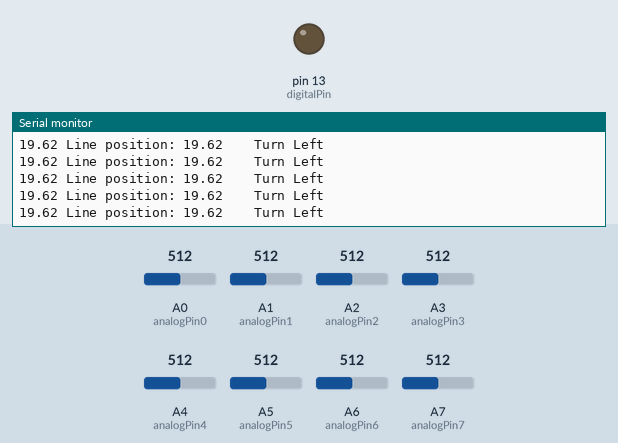
Simulated run of this sketch. Board: Arduino Nano, built with avr-gcc and run on an emulated ATmega328P. On the bench: output pins drawn as LEDs (lit = HIGH), the last lines printed to the serial monitor. The test bench sets the inputs (shaded band); at power-on: A4 (analogPin4) = 512, A3 (analogPin3) = 512, A2 (analogPin2) = 512, A0 (analogPin0) = 512, A1 (analogPin1) = 512, A5 (analogPin5) = 512, A6 (analogPin6) = 512, A7 (analogPin7) = 512.

Above: at 1.2 s.
1.3 s: A4 (analogPin4) set to 507
At 1.38 s:
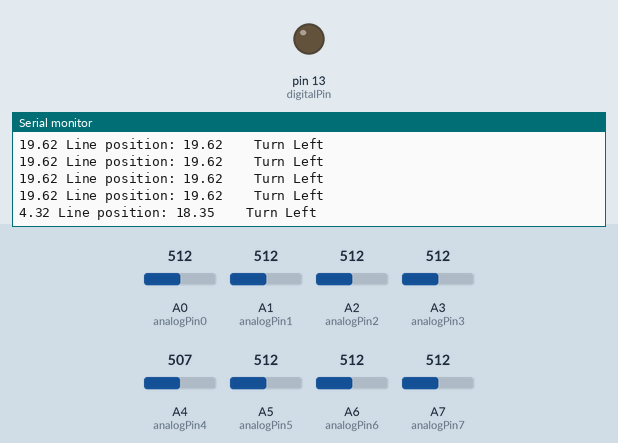
4.3 s: A3 (analogPin3) set to 544
At 4.31 s:
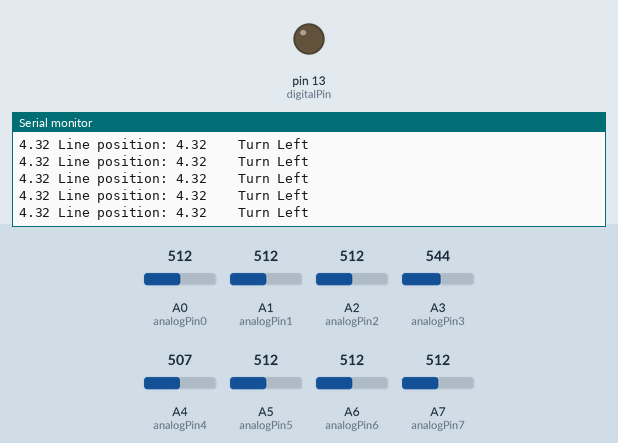
7.3 s: A3 (analogPin3) set to 565
At 7.31 s:
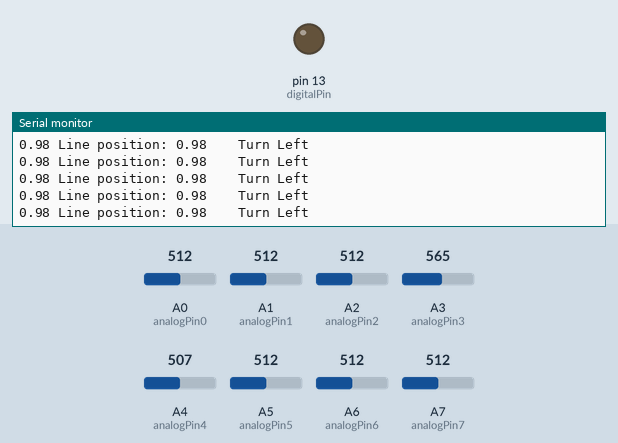
10.3 s: A2 (analogPin2) set to 494
At 10.33 s:
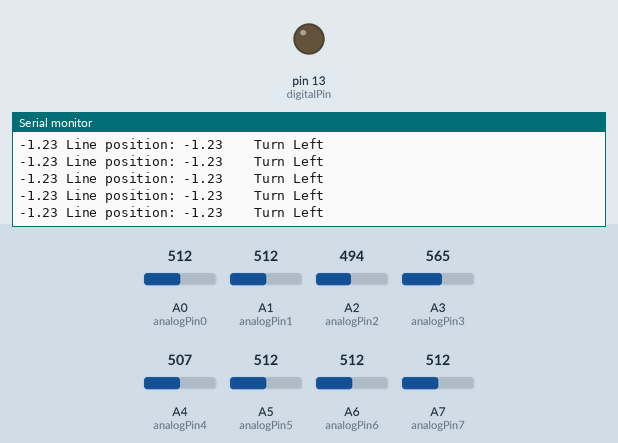
Timing chart, 0 to 13.3 s (numbered marks = the images above; inputs shaded):
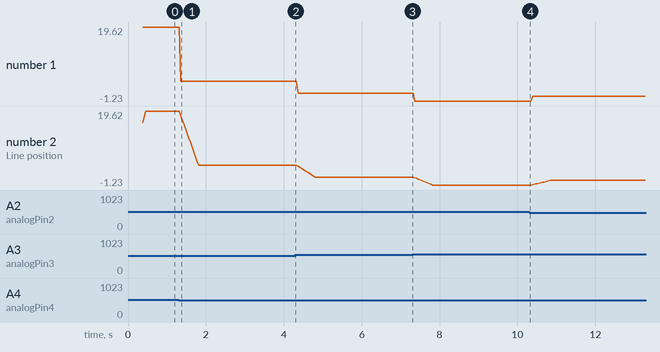

Measured:
- after the input at 1.3 s, the serial monitor: prints a new line after 0.06 s (image 1)
- plotted number 1: 19.62 → 4.32 after the input at 1.3 s, 4.32 → 0.98 after the input at 4.3 s, 0.98 → -1.23 after the input at 7.3 s, -1.23 → 0.04 after the input at 10.3 s
- plotted number 2: 19.62 → 4.32 after the input at 1.3 s, 4.32 → 0.98 after the input at 4.3 s, 0.98 → -1.23 after the input at 7.3 s, -1.23 → 0.04 after the input at 10.3 s

The sketch:

Lab01.ino
```cpp
int analogPin0 = A0;
int analogPin1 = A1;
int analogPin2 = A2;
int analogPin3 = A3;
int analogPin4 = A4;
int analogPin5 = A5;
int analogPin6 = A6;
int analogPin7 = A7;
int digitalPin = 13;
int sensorValue0 = 0;
int sensorValue1 = 1;
int sensorValue2 = 2;
int sensorValue3 = 3;
int sensorValue4 = 4;
int sensorValue5 = 5;
int sensorValue6 = 6;
int sensorValue7 = 7;


void setup() {
  pinMode(digitalPin, OUTPUT);
  Serial.begin(9600);
}
  int i = 0;

void loop() {

  if (i== 12){
    i=0;
    }

  // read the value from the sensor:
  sensorValue0 = analogRead(analogPin0);
  sensorValue1 = analogRead(analogPin1);
  sensorValue2 = analogRead(analogPin2);
  sensorValue3 = analogRead(analogPin3);
  sensorValue4 = analogRead(analogPin4);
  sensorValue5 = analogRead(analogPin5);
  sensorValue6 = analogRead(analogPin6);
  sensorValue7 = analogRead(analogPin7);

  float finalNumber = (0*(1024.0-sensorValue0) + 1000/7*(1024.0-sensorValue1) + 2000/7*(1024-sensorValue2) + 3000/7*(1024-sensorValue3) + 4000/7*(1024-sensorValue4) + 5000/7*(1024-sensorValue5) + 6000/7*(1024-sensorValue6) + 7000/7*(1024-sensorValue7))/((1024-sensorValue0)+(1024-sensorValue1)+(1024-sensorValue2)+(1024-sensorValue3)+(1024-sensorValue4)+(1024-sensorValue5)+(1024-sensorValue6)+(1024-sensorValue7));

 // declare an array
  float filter[12] ;

  filter[i] = finalNumber;

  float finalFinalNumber = ((filter[0]+filter[1]+filter[2]+filter[3]+filter[4]+filter[5]+filter[6]+filter[7]+filter[8]+filter[9]+filter[10]+filter[11])/12);
  Serial.print(finalNumber);
  Serial.print(" ");
  Serial.print("Line position: " );
  Serial.print(finalFinalNumber);
  if (finalFinalNumber > 500){
    Serial.println("    Turn Right");
    }
    else if (finalFinalNumber <500){
      Serial.println("    Turn Left");
      }
      else Serial.println(" ");

  i = i+1;

  delay(20);
}
```
